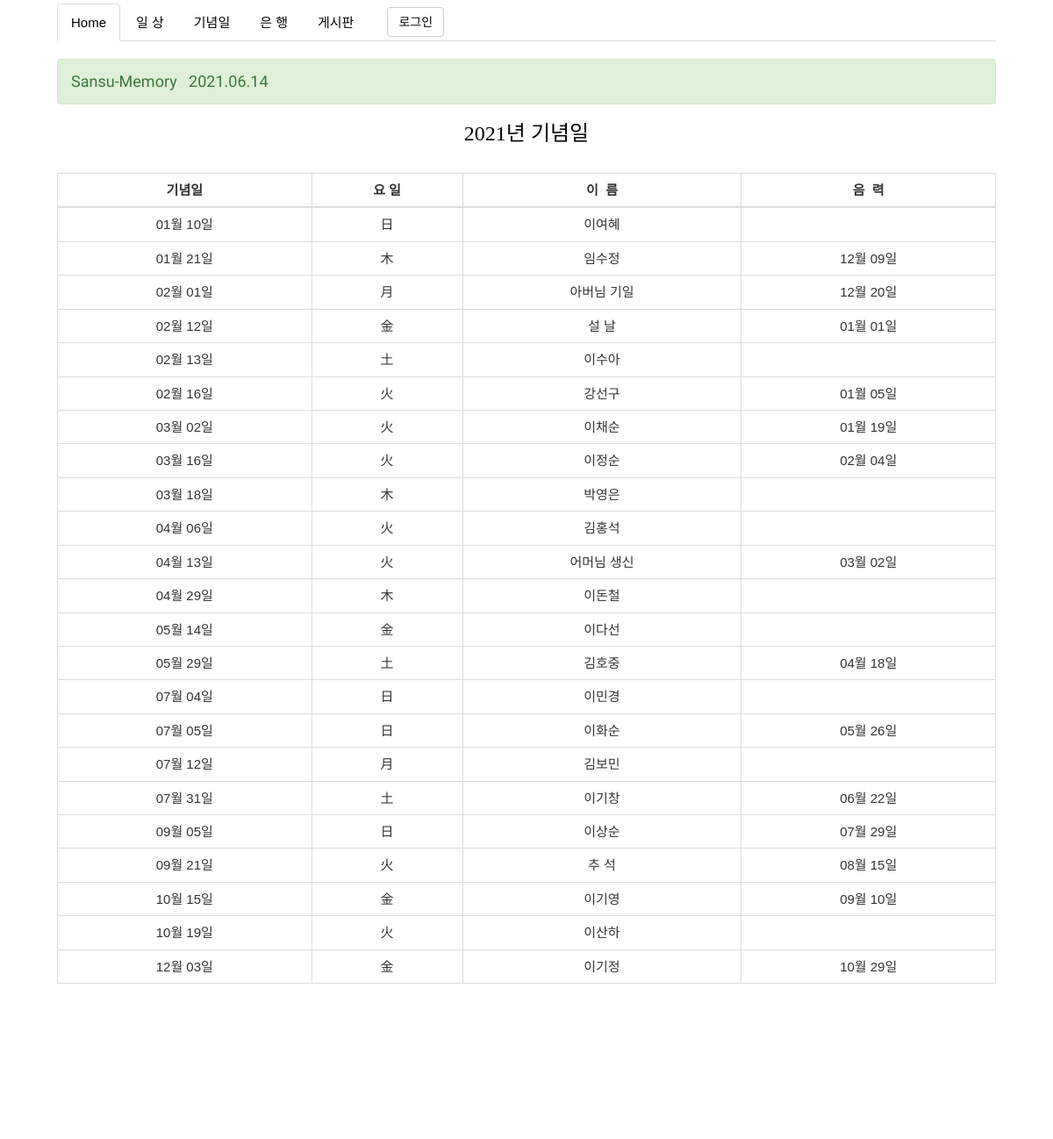
Page /anniversary_list/ on the committed database.
### family_site/models.py (models this page shows, shortened)
class Anniversary(models.Model):
    anniversary_date = models.CharField('생일날자', max_length=20, help_text='생일날자')
    anniversary_day = models.CharField('요일', max_length=10,default='',  help_text='요일')
    anniversary_name = models.CharField('이름', max_length=20, default='', help_text='생일 당사자 이름')
    anniversary_lunar_date = models.CharField('생일 음력 날자', max_length=20, blank=True, help_text='생일 음력 날자')
    daily_created_date = models.DateTimeField('생성일', default=timezone.now, help_text='생성날자')
    daily_published_date = models.DateTimeField('수정일', auto_now=True, help_text='수정날자')
    class Meta:
        ordering = ('id',)

### family_site/views.py (the view)
# urls.py: path('anniversary_list/', views.AnniversaryListView.as_view(), name='anniversary_list'),
class AnniversaryListView(ListView):
    model = Anniversary
    template_name = 'family_site/anniversary/anniversary_list.html'
    def get_context_data(self, *args, **kwargs):
        context = super().get_context_data(*args, **kwargs)
        anni = date(2018,3,31)
        context['a'] = anni
        b = date.today()
        return context

### family_site/templates/family_site/anniversary/anniversary_list.html (shortened to what this page needs)
{% extends 'main_layout.html' %}
{% load static %}
{% block stylesheet %} {% static 'family_site/css/anniversary/anniversary_list.css' %} {% endblock stylesheet %}
{% block content1 %}
<h3 id='anniversary'>2021년 기념일</h3><br>
<table class='table table-bordered table-hover'>
    <thead>
        <tr>
            <th>기념일</th>
            <th>요 일</th>
            <th>이&nbsp;&nbsp;름</th>
            <th>음&nbsp;&nbsp;력</th>
        </tr>
    </thead>
    <tbody>{% for i in object_list %}
        <tr id='back'>
            <td>{{ i.anniversary_date }}</td>
            <td>{{ i.anniversary_day }}</td>
            <td>{{ i.anniversary_name }}</td>
            <td>{{ i.anniversary_lunar_date }}</td>
        </tr>{% endfor %}
    </tbody>
</table>
<br><br><br><br><br><br>
{% endblock content1 %}

### staticfiles/css/main_layout.css (style rules this page uses)
* { padding: 0px; margin: 0px; font-size: 15px; font-family: "맑은 고딕", 나눔고딕, 고딕, Arial, Tahoma, "Trebuche MS", "Times New Roman", 바탕, 바탕체; word-wrap: break-word; }
table, tr, th, td { border-collapse: collapse; }

### family_site/static/family_site/css/anniversary/anniversary_list.css (style rules this page uses)
table, tr, th, td { text-align: center; }
h3 { font-family: '고딕', 나눔고딕, 바탕체; }
#anniversary { text-align: center; color: black; }

### rows in the picture
Anniversary: anniversary_date "01월 10일", anniversary_day "日", anniversary_name "이여혜"
Anniversary: anniversary_date "01월 21일", anniversary_day "木", anniversary_name "임수정", anniversary_lunar_date "12월 09일"
Anniversary: anniversary_date "02월 01일", anniversary_day "月", anniversary_name "아버님 기일", anniversary_lunar_date "12월 20일"
Anniversary: anniversary_date "02월 12일", anniversary_day "金", anniversary_name "설 날", anniversary_lunar_date "01월 01일"
Anniversary: anniversary_date "02월 13일", anniversary_day "土", anniversary_name "이수아"
Anniversary: anniversary_date "02월 16일", anniversary_day "火", anniversary_name "강선구", anniversary_lunar_date "01월 05일"
Anniversary: anniversary_date "03월 02일", anniversary_day "火", anniversary_name "이채순", anniversary_lunar_date "01월 19일"
Anniversary: anniversary_date "03월 16일", anniversary_day "火", anniversary_name "이정순", anniversary_lunar_date "02월 04일"
Anniversary: anniversary_date "03월 18일", anniversary_day "木", anniversary_name "박영은"
Anniversary: anniversary_date "04월 06일", anniversary_day "火", anniversary_name "김홍석"
Anniversary: anniversary_date "04월 13일", anniversary_day "火", anniversary_name "어머님 생신", anniversary_lunar_date "03월 02일"
Anniversary: anniversary_date "04월 29일", anniversary_day "木", anniversary_name "이돈철"
Anniversary: anniversary_date "05월 14일", anniversary_day "金", anniversary_name "이다선"
Anniversary: anniversary_date "05월 29일", anniversary_day "土", anniversary_name "김호중", anniversary_lunar_date "04월 18일"
Anniversary: anniversary_date "07월 04일", anniversary_day "日", anniversary_name "이민경"
Anniversary: anniversary_date "07월 05일", anniversary_day "日", anniversary_name "이화순", anniversary_lunar_date "05월 26일"
Anniversary: anniversary_date "07월 12일", anniversary_day "月", anniversary_name "김보민"
Anniversary: anniversary_date "07월 31일", anniversary_day "土", anniversary_name "이기창", anniversary_lunar_date "06월 22일"
Anniversary: anniversary_date "09월 05일", anniversary_day "日", anniversary_name "이상순", anniversary_lunar_date "07월 29일"
Anniversary: anniversary_date "09월 21일", anniversary_day "火", anniversary_name "추 석", anniversary_lunar_date "08월 15일"
Anniversary: anniversary_date "10월 15일", anniversary_day "金", anniversary_name "이기영", anniversary_lunar_date "09월 10일"
Anniversary: anniversary_date "10월 19일", anniversary_day "火", anniversary_name "이산하"
Anniversary: anniversary_date "12월 03일", anniversary_day "金", anniversary_name "이기정", anniversary_lunar_date "10월 29일"
